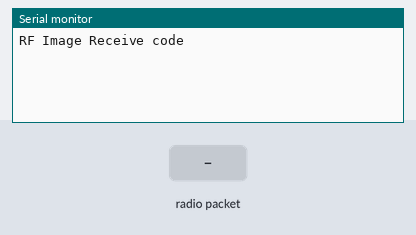
The sketch below on a simulated Arduino Uno, built with avr-gcc and run on an emulated ATmega328P. Parts: the last lines printed to the serial monitor. The inputs (shaded band) are chosen by the test bench. No radio packets arrive unless stated.

Above: at 1.2 s.
1.3 s: radio packet "1" arrives
At 2.2 s:
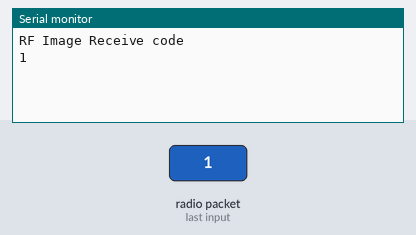
2.8 s: radio packet "0" arrives
At 3.3 s:
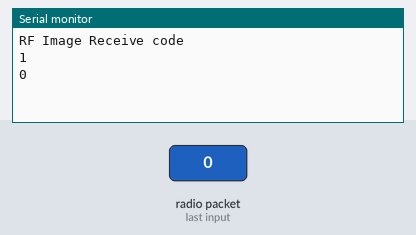
4.3 s: radio packet "2" arrives
At 5.6 s:
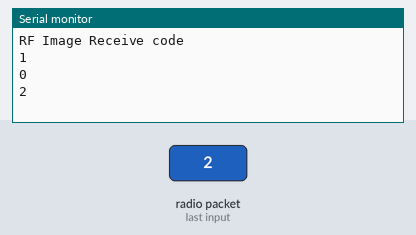

Measured:
- after the input at 1.3 s, the serial monitor: prints a new line at once (image 1)
- after the input at 2.8 s, the serial monitor: prints a new line at once (image 2)
- after the input at 4.3 s, the serial monitor: prints a new line at once (image 3)

The sketch:

Image_receive_A.ino
```cpp
// Include Libraries for Remote
#include <SPI.h>
#include <nRF24L01.h>
#include <RF24.h>

//Initialize RF
RF24 radio(9,10); // CE, CSN Pins
const byte address[6] = "10010";

void setup() {
  Serial.begin(9600);
  Serial.println("RF Image Receive code");
  radio.begin();
  radio.openReadingPipe(1,address);
  radio.setPALevel(RF24_PA_MIN);
  radio.startListening();
}

void loop() {
  if (radio.available()) {
      char recvData[32] = "";
      radio.read(&recvData, sizeof(recvData));
      Serial.println(recvData);
    }
}
```
